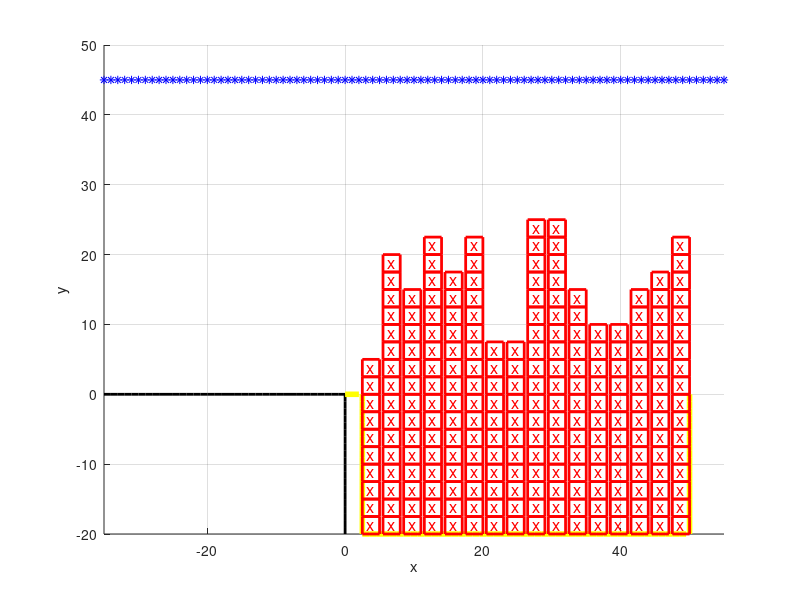

The MATLAB source for this figure:
function [contenedor_pos, y_superior] = generar_obstaculos()
    % Inicializar la figura
    figure;
    hold on;
    xlabel('x');
    ylabel('y');
    grid on;
    axis([-35, 55, -20, 50]);

    % Izaje
    x_izaje = -35:55;
    yt0 = ones(size(x_izaje)) * 45;
    plot(x_izaje, yt0, '*b');

    % Muelle
    % Línea horizontal
    x_muelle_h = -35:0;
    y_muelle_h = zeros(size(x_muelle_h));
    plot(x_muelle_h, y_muelle_h, 'k', 'LineWidth', 2);

    % Línea vertical
    y_muelle_v = -20:0;
    x_muelle_v = zeros(size(y_muelle_v));
    plot(x_muelle_v, y_muelle_v, 'k', 'LineWidth', 2);

    % Barco
    % Horizontal abajo
    x_barco_h_a = 2.5:50;
    y_barco_h_a = ones(size(x_barco_h_a)) * -20;
    plot(x_barco_h_a, y_barco_h_a, 'y', 'LineWidth', 4);

    % Horizontal izquierda
    x_barco_h_i = 0:2.5;
    y_barco_h_i = zeros(size(x_barco_h_i));
    plot(x_barco_h_i, y_barco_h_i, 'y', 'LineWidth', 4);

    % Vertical izquierda
    y_barco_v = -20:0;
    x_barco_v_i = ones(size(y_muelle_v)) * 2.5;
    plot(x_barco_v_i, y_barco_v, 'y', 'LineWidth', 4);

    % Vertical derecha
    x_barco_v_d = ones(size(y_muelle_v)) * 50;
    plot(x_barco_v_d, y_barco_v, 'y', 'LineWidth', 4);

    % Contenedores dentro del barco
    num_columnas = 16;
    num_contenedores_min = 10;
    num_contenedores_max = 18;

    contenedor_pos = zeros(num_contenedores_max, num_columnas);

    for columna = 1:num_columnas
        % Dibujo de todos los contenedores en la fila actual
        num_contenedores_fila = randi([num_contenedores_min, num_contenedores_max]);
        posiciones_fila = zeros(num_contenedores_fila, 2);

        for i = 1:num_contenedores_fila
            contenedor_pos(i,columna) = 1;
            
            % ------------ Para graficar -------------
            pos_x = 2.5 + (columna - 1) * 3;
            pos_y = -20 + (i - 1) * 2.5;
            % Almacena la posición del contenedor
            posiciones_fila(i, :) = [pos_x, pos_y];
            
            % Dibuja el contenedor
            rectangle('Position', [pos_x, pos_y, 2.5, 2.5], 'EdgeColor', 'r', 'LineWidth', 2);
            % Etiqueta 'x' en el centro del contenedor
            x_center = pos_x + 1.25;
            y_center = pos_y + 1.25;
            text(x_center, y_center, 'x', 'Color', 'r', 'FontSize', 12, 'HorizontalAlignment', 'center', 'VerticalAlignment', 'middle');
        end
        
    end
    
    unos_por_columna = sum(contenedor_pos); % Me da la suma de cada columna
    max_contenedores = max(unos_por_columna); % Busco el máximo de la suma de cada columna
    
    coef_seguridad = 5;
    y_superior = max_contenedores*2.5 + coef_seguridad;
end